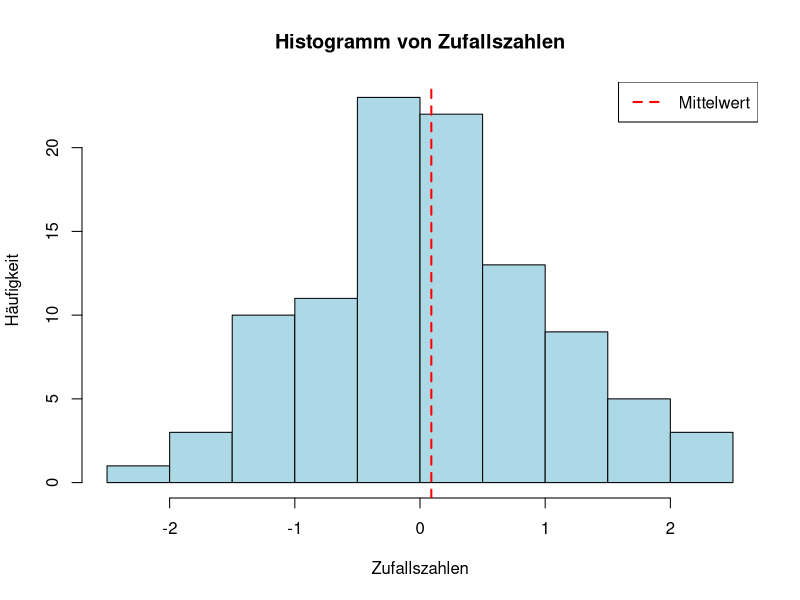

Here is the R script that generated this plot:
#Test Code


# Setze den Zufallszahlengenerator für Reproduzierbarkeit
set.seed(123)

# Generiere 100 Zufallszahlen aus einer Normalverteilung
zufallszahlen <- rnorm(100, mean = 0, sd = 1)

# Erstelle eine Grafik (Histogramm)
hist(zufallszahlen,
     main = "Histogramm von Zufallszahlen",
     xlab = "Zufallszahlen",
     ylab = "Häufigkeit",
     col = "lightblue",
     border = "black")

# Zusätzliche Linien für den Mittelwert und die Standardabweichung
abline(v = mean(zufallszahlen), col = "red", lwd = 2, lty = 2)
legend("topright", legend = c("Mittelwert"), col = c("red"), lty = c(2), lwd = c(2))

#Code part by ada
#main
